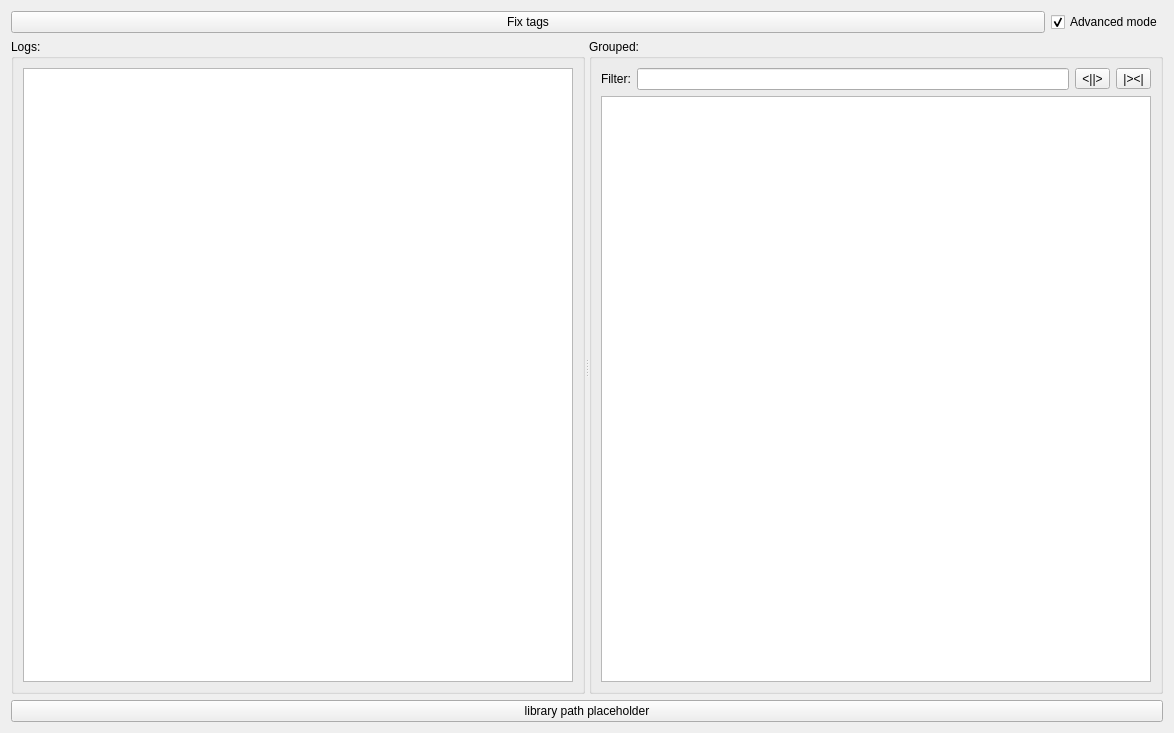
<?xml version="1.0" encoding="UTF-8"?>
<ui version="4.0">
 <class>TagSpaceFixWidget</class>
 <widget class="QWidget" name="TagSpaceFixWidget">
  <property name="geometry">
   <rect>
    <x>0</x>
    <y>0</y>
    <width>1174</width>
    <height>733</height>
   </rect>
  </property>
  <property name="windowTitle">
   <string>Tag space tool</string>
  </property>
  <property name="windowIcon">
   <iconset>
    <normaloff>../resources/main_icon.jpg</normaloff>../resources/main_icon.jpg</iconset>
  </property>
  <layout class="QVBoxLayout" name="verticalLayout_3">
   <item>
    <layout class="QHBoxLayout" name="horizontalLayout">
     <item>
      <widget class="QPushButton" name="fixButton">
       <property name="text">
        <string>Fix tags</string>
       </property>
      </widget>
     </item>
     <item>
      <widget class="QCheckBox" name="advancedMode">
       <property name="sizePolicy">
        <sizepolicy hsizetype="Maximum" vsizetype="Fixed">
         <horstretch>0</horstretch>
         <verstretch>0</verstretch>
        </sizepolicy>
       </property>
       <property name="text">
        <string>Advanced mode</string>
       </property>
       <property name="checked">
        <bool>true</bool>
       </property>
       <property name="tristate">
        <bool>true</bool>
       </property>
      </widget>
     </item>
    </layout>
   </item>
   <item>
    <widget class="QSplitter" name="splitter">
     <property name="sizePolicy">
      <sizepolicy hsizetype="Expanding" vsizetype="Expanding">
       <horstretch>0</horstretch>
       <verstretch>0</verstretch>
      </sizepolicy>
     </property>
     <property name="orientation">
      <enum>Qt::Horizontal</enum>
     </property>
     <widget class="QGroupBox" name="groupTextEdit">
      <property name="title">
       <string>Logs:</string>
      </property>
      <layout class="QVBoxLayout" name="verticalLayout">
       <item>
        <widget class="QTextEdit" name="textEdit">
         <property name="sizePolicy">
          <sizepolicy hsizetype="Expanding" vsizetype="MinimumExpanding">
           <horstretch>0</horstretch>
           <verstretch>0</verstretch>
          </sizepolicy>
         </property>
         <property name="lineWrapMode">
          <enum>QTextEdit::NoWrap</enum>
         </property>
         <property name="readOnly">
          <bool>true</bool>
         </property>
        </widget>
       </item>
      </layout>
     </widget>
     <widget class="QGroupBox" name="groupTreeView">
      <property name="title">
       <string>Grouped:</string>
      </property>
      <layout class="QVBoxLayout" name="verticalLayout_2">
       <item>
        <layout class="QHBoxLayout" name="horizontalLayout_2">
         <item>
          <widget class="QLabel" name="label">
           <property name="text">
            <string>Filter:</string>
           </property>
          </widget>
         </item>
         <item>
          <widget class="QLineEdit" name="filterLine">
           <property name="clearButtonEnabled">
            <bool>true</bool>
           </property>
          </widget>
         </item>
         <item>
          <widget class="QToolButton" name="expandButton">
           <property name="text">
            <string>&lt;||&gt;</string>
           </property>
          </widget>
         </item>
         <item>
          <widget class="QToolButton" name="colapseButton">
           <property name="text">
            <string>|&gt;&lt;|</string>
           </property>
          </widget>
         </item>
        </layout>
       </item>
       <item>
        <widget class="QTreeView" name="treeView">
         <attribute name="headerVisible">
          <bool>false</bool>
         </attribute>
        </widget>
       </item>
      </layout>
     </widget>
    </widget>
   </item>
   <item>
    <widget class="QPushButton" name="libraryPlaceholder">
     <property name="text">
      <string>library path placeholder</string>
     </property>
    </widget>
   </item>
  </layout>
 </widget>
 <connections>
  <connection>
   <sender>expandButton</sender>
   <signal>clicked()</signal>
   <receiver>treeView</receiver>
   <slot>expandAll()</slot>
   <hints>
    <hint type="sourcelabel">
     <x>1084</x>
     <y>84</y>
    </hint>
    <hint type="destinationlabel">
     <x>1028</x>
     <y>202</y>
    </hint>
   </hints>
  </connection>
  <connection>
   <sender>colapseButton</sender>
   <signal>clicked()</signal>
   <receiver>treeView</receiver>
   <slot>collapseAll()</slot>
   <hints>
    <hint type="sourcelabel">
     <x>1126</x>
     <y>84</y>
    </hint>
    <hint type="destinationlabel">
     <x>1117</x>
     <y>156</y>
    </hint>
   </hints>
  </connection>
 </connections>
</ui>
